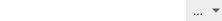
<?xml version="1.0" encoding="UTF-8"?>
<ui version="4.0">
 <class>OpenFileWidget</class>
 <widget class="QWidget" name="OpenFileWidget">
  <property name="geometry">
   <rect>
    <x>0</x>
    <y>0</y>
    <width>222</width>
    <height>19</height>
   </rect>
  </property>
  <property name="windowTitle">
   <string>Form</string>
  </property>
  <layout class="QHBoxLayout" name="horizontalLayout">
   <property name="spacing">
    <number>0</number>
   </property>
   <property name="leftMargin">
    <number>0</number>
   </property>
   <property name="topMargin">
    <number>0</number>
   </property>
   <property name="rightMargin">
    <number>0</number>
   </property>
   <property name="bottomMargin">
    <number>0</number>
   </property>
   <item>
    <widget class="QLineEdit" name="lineEdit">
     <property name="sizePolicy">
      <sizepolicy hsizetype="Expanding" vsizetype="Expanding">
       <horstretch>0</horstretch>
       <verstretch>0</verstretch>
      </sizepolicy>
     </property>
     <property name="frame">
      <bool>false</bool>
     </property>
    </widget>
   </item>
   <item>
    <widget class="QToolButton" name="toolButton">
     <property name="sizePolicy">
      <sizepolicy hsizetype="Fixed" vsizetype="Expanding">
       <horstretch>24</horstretch>
       <verstretch>0</verstretch>
      </sizepolicy>
     </property>
     <property name="autoFillBackground">
      <bool>true</bool>
     </property>
     <property name="text">
      <string>...</string>
     </property>
     <property name="checkable">
      <bool>false</bool>
     </property>
     <property name="autoRepeat">
      <bool>false</bool>
     </property>
     <property name="autoExclusive">
      <bool>false</bool>
     </property>
     <property name="popupMode">
      <enum>QToolButton::MenuButtonPopup</enum>
     </property>
     <property name="autoRaise">
      <bool>true</bool>
     </property>
     <property name="arrowType">
      <enum>Qt::NoArrow</enum>
     </property>
    </widget>
   </item>
  </layout>
 </widget>
 <resources/>
 <connections/>
</ui>
